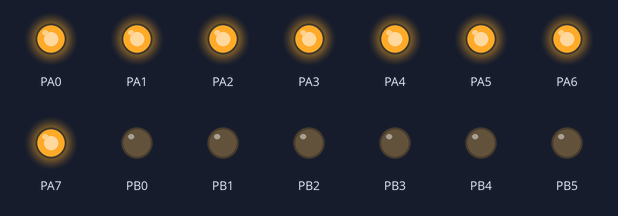
Bench run of a program on a simulated ATmega16, built with avr-gcc and emulated at 1 MHz. Shown: output pins drawn as LEDs (lit = HIGH).

Above: at 0.1 s.
Timing chart, 0 to 1.6 s (numbered marks = the images above):
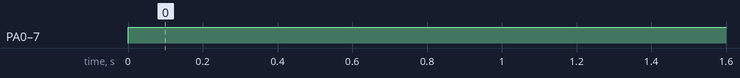

Measured:
- by itself, PA0–7: LOW → HIGH at 0.00 s

The program:

Project2.c
```c
/*
 * Project2.c
 *
 * Created: 23/03/2015 18:01:52
 *  Author: gijs
 */

/*
	Project 2 : LedMatrixen aansturen via Atmega16A -->
	Er komt DATA binnen via de USB poort van de Pc aan de FTR232 chip deze zijn Rx en Tx zijn verbonden met Tx en Rx van de atmega
	hierdoor versturen we onze data serieel via een bepaalde baud rate bit/s (9600)
	De Interne clock die gebruikt gaat worden is 1MHz
	Om te beginnen zet je de I/O juist (alle pinnen in uitgang/ingang modus)
	Nu het ding is om de Led matrixen aantesturen moetje ze lijn per lijn aansturen ( anders kan het zijn dat er meerdere leds aangaan terwijl je het niet wilt
	je doet het lijn per lijn maar je doet het zo snel dat je het menselijk oog kunt bedriegen.) ( je doet dit op 25Hz )

*/
#define x_size 8		// X grote van de array
#define y_size 8		// Y grote van de array
#define F_CPU 1000000UL	// snelheid van de klok
#include <avr/io.h>
#include <util/delay.h>
#include <avr/interrupt.h>
#include <ctype.h>
#define USART_BAUDRATE 4800UL // 4800 baudrate
#define BAUD_PRESCALE ((F_CPU / (16UL * USART_BAUDRATE)) - 1) // berekening voor in de UBBR
// baudvalue = 13.02 dus goed
// voor pin configuratie en pin status aan te passen
#define bit(x) (1 << x)		// kleine functie om een bit hoog te zetten

void Configuration();		// declaratie van bepaalde functies
void DataTerugsturen(char [x_size][y_size]);
// poof there we go
int main (void)
{
	Configuration();
	char Matrix[x_size][y_size];
	uint8_t x = 0;
	uint8_t y = 0;
		while(1) // Loop forever
		{
			while (!(UCSRA & (1<<RXC)));	// LEES DATA BINNEN
			Matrix[x][y] = UDR;	// schrijf de ingelezen data bit naar de matrix op positie [x][y]
			x++;
			if(!(x < x_size))
			{
				y++;
				x =0;
				if(!(y < y_size))
				{
					x = 0;
					y =0;
					// als de array vol staat gaan we de data terug sturen
					Dataterugsturen(Matrix);
					// CONVERTIE VAN DATA
				}
			}
		}
		return 0;
}
void Configuration()
{
	// USART
	UBRRH = (BAUD_PRESCALE >> 8);									 // Load upper 8-bits of the baud rate value into the high byte of the UBRR register
	UBRRL = BAUD_PRESCALE;											 // Load lower 8-bits of the baud rate value into the low byte of the UBRR register
	UCSRB = bit(RXEN)|bit(TXEN);								 // Turn on the transmission and reception circuitry
	UCSRC = bit(URSEL)|(1<<UCSZ0)|bit(UCSZ1)|bit(USBS)| bit(UCSZ2);				 // USBS ( keuze voor hoeveel stop bits) UCSZ[2:0] dienen voor hoeveel data bits er zijn ( 8 )
	// omdat we gebruik maken van de interne clock en zo voor ASYNCHRONE normal mode gebruik maken (voor de baud rate) --> UBRRH en UCSRC delen I/O locaties
	// Hiervoor moet de URSEL bit hoog gemaakt worden


		DDRA |= 0xff; //  0b11111111 set alle pinnen op poort A als uitgang
		DDRB |= 0xff; //  0b11111111 set alle pinnen op poort B als uitgang
		DDRC |= 0xff; //  0b11111111 set alle pinnen op poort C als uitgang
		DDRD |= 0xf0; //  0b11110000 set pinnen 4 tot 7 als uitgang
		PORTA |= 0xff; // set alle outputs hoog(reset)
		PORTB |= 0x00; // set alle outputs laag(reset)
		PORTC |= 0x00; // set alle outputs laag(reset)
		PORTD |= 0x00; // set alle outputs laag(reset)
}
void Dataterugsturen(char Matrix[x_size][y_size])
{
	for (uint8_t i = 0;i<x_size;i++)
	{
		for (uint8_t j =0;j<y_size;j++)
		{
			while ( !(UCSRA & (bit(UDRE))) ) {};				// Do nothing until UDR is ready for more data to be written to it
			UDR = Matrix[j][i];									// Stuur de data terug
		}
	}
}
```
